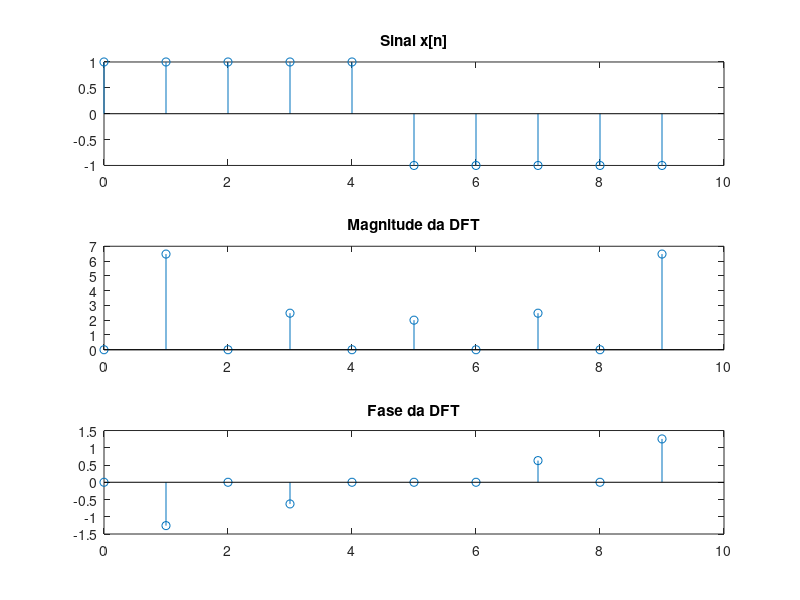

Here is the MATLAB script that generated this plot:
N=10;
n=0:N-1;
x=[1 1 1 1 1 -1 -1 -1 -1 -1];
figure(4)
subplot(311);
stem(n,x)
title('Sinal x[n]');
k=0:N-1;
X=fft(x);
subplot(312);
stem(k,abs(X))
title('Magnitude da DFT');
subplot(313);
stem(k,angle(X))
title('Fase da DFT');
